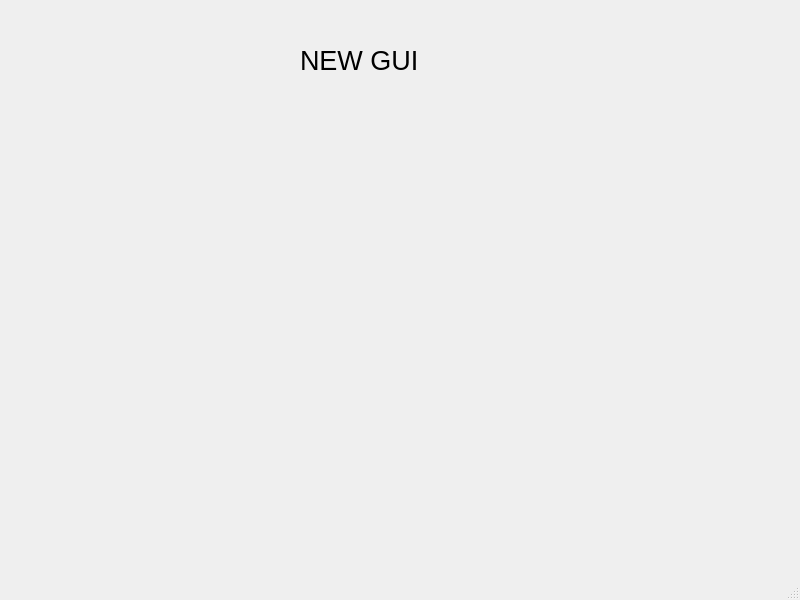
<?xml version="1.0" encoding="UTF-8"?>
<ui version="4.0">
 <class>MainWindow</class>
 <widget class="QMainWindow" name="MainWindow">
  <property name="geometry">
   <rect>
    <x>0</x>
    <y>0</y>
    <width>800</width>
    <height>600</height>
   </rect>
  </property>
  <property name="windowTitle">
   <string>MainWindow</string>
  </property>
  <widget class="QWidget" name="centralwidget">
   <widget class="QLabel" name="label">
    <property name="geometry">
     <rect>
      <x>300</x>
      <y>20</y>
      <width>291</width>
      <height>81</height>
     </rect>
    </property>
    <property name="font">
     <font>
      <pointsize>20</pointsize>
     </font>
    </property>
    <property name="text">
     <string>NEW GUI</string>
    </property>
   </widget>
  </widget>
  <widget class="QMenuBar" name="menubar">
   <property name="geometry">
    <rect>
     <x>0</x>
     <y>0</y>
     <width>800</width>
     <height>26</height>
    </rect>
   </property>
  </widget>
  <widget class="QStatusBar" name="statusbar"/>
 </widget>
 <resources/>
 <connections/>
</ui>
